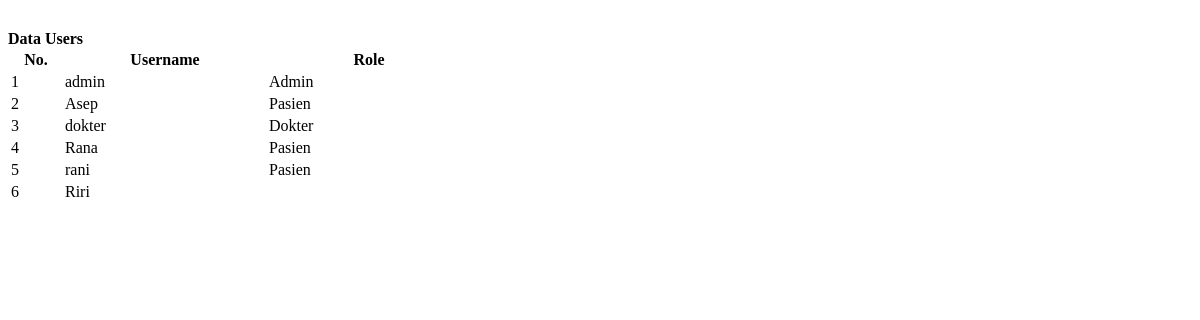
Before: /SistemPakar/tampil_users.php with the older database file.
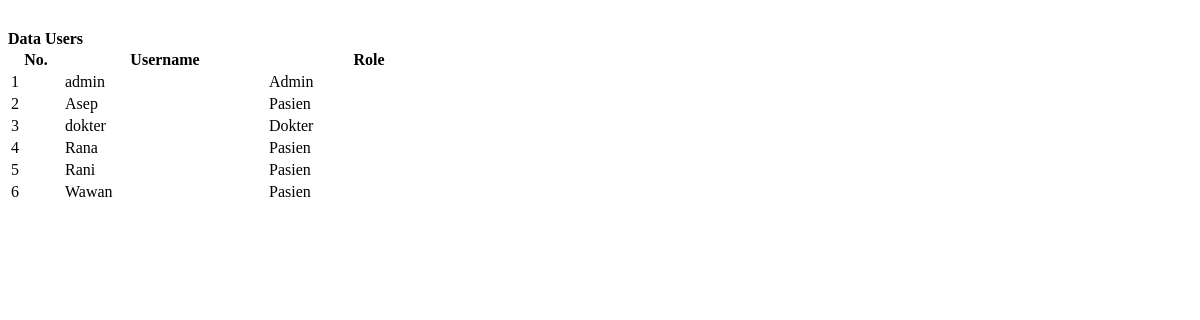
After: the same page with the newer database file.
### tables this page shows
CREATE TABLE `users` (
  `idusers` int(11) NOT NULL,
  `username` varchar(20) DEFAULT NULL,
  `pass` varchar(50) DEFAULT NULL,
  `role` varchar(15) DEFAULT NULL
);

### SistemPakar/tampil_users.php (the view, shortened to what this page needs)
<div class="card border-dark">
  <div class="card-header bg-primary text-white border-dark"><strong>Data Users</strong></div>
  <div class="card-body">
    <table class="table table-bordered" id="myTable">
    <thead>
      <tr>
        <th width="50px">No.</th>
        <th width="200px">Username</th>
        <th width="200px">Role</th>
      </tr>
    </thead>
    <tbody>
    <?php
        $conn = new mysqli("localhost", "root", "", "db_pakar1");
        $no=1;
        $sql = "SELECT*FROM users ORDER BY username ASC";
        $result = $conn->query($sql);
        while($row = $result->fetch_assoc()) {
    ?>
        <tr>
            <td><?php echo $no++; ?></td>
            <td><?php echo $row['username']; ?></td>
            <td><?php echo $row['role']; ?></td>
        </tr>
    <?php
     }
    ?>
   </tbody>
</table>
</div>
</div>

Changed rows visible on the page:
removed users: username "Riri"
changed users: username "rani" → "Rani"
added users: username "Wawan", role "Pasien"
